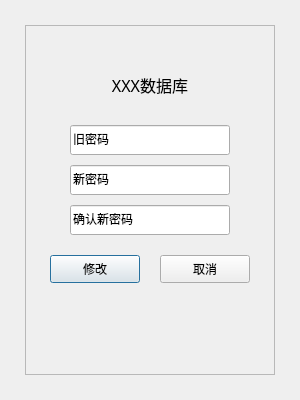
<?xml version="1.0" encoding="UTF-8"?>
<ui version="4.0">
 <class>ChangePasswordDialog</class>
 <widget class="QDialog" name="ChangePasswordDialog">
  <property name="geometry">
   <rect>
    <x>0</x>
    <y>0</y>
    <width>300</width>
    <height>400</height>
   </rect>
  </property>
  <property name="windowTitle">
   <string>ChangePassword</string>
  </property>
  <widget class="QFrame" name="frame">
   <property name="geometry">
    <rect>
     <x>25</x>
     <y>25</y>
     <width>250</width>
     <height>350</height>
    </rect>
   </property>
   <property name="frameShape">
    <enum>QFrame::StyledPanel</enum>
   </property>
   <property name="frameShadow">
    <enum>QFrame::Raised</enum>
   </property>
   <widget class="QPushButton" name="Modify">
    <property name="geometry">
     <rect>
      <x>25</x>
      <y>230</y>
      <width>90</width>
      <height>28</height>
     </rect>
    </property>
    <property name="font">
     <font>
      <family>宋体</family>
     </font>
    </property>
    <property name="text">
     <string>修改</string>
    </property>
   </widget>
   <widget class="QPushButton" name="Cancel">
    <property name="geometry">
     <rect>
      <x>135</x>
      <y>230</y>
      <width>90</width>
      <height>28</height>
     </rect>
    </property>
    <property name="font">
     <font>
      <family>宋体</family>
     </font>
    </property>
    <property name="text">
     <string>取消</string>
    </property>
   </widget>
   <widget class="QLabel" name="Title">
    <property name="geometry">
     <rect>
      <x>65</x>
      <y>45</y>
      <width>120</width>
      <height>30</height>
     </rect>
    </property>
    <property name="font">
     <font>
      <family>等线</family>
      <pointsize>12</pointsize>
     </font>
    </property>
    <property name="layoutDirection">
     <enum>Qt::LeftToRight</enum>
    </property>
    <property name="text">
     <string>XXX数据库</string>
    </property>
    <property name="textFormat">
     <enum>Qt::AutoText</enum>
    </property>
    <property name="alignment">
     <set>Qt::AlignCenter</set>
    </property>
   </widget>
   <widget class="QLineEdit" name="NewPasswordAgain">
    <property name="geometry">
     <rect>
      <x>45</x>
      <y>180</y>
      <width>160</width>
      <height>30</height>
     </rect>
    </property>
    <property name="font">
     <font>
      <family>宋体</family>
     </font>
    </property>
    <property name="text">
     <string>确认新密码</string>
    </property>
   </widget>
   <widget class="QLineEdit" name="NewPassword">
    <property name="geometry">
     <rect>
      <x>45</x>
      <y>140</y>
      <width>160</width>
      <height>30</height>
     </rect>
    </property>
    <property name="font">
     <font>
      <family>宋体</family>
     </font>
    </property>
    <property name="autoFillBackground">
     <bool>false</bool>
    </property>
    <property name="text">
     <string>新密码</string>
    </property>
   </widget>
   <widget class="QLineEdit" name="OldPassword">
    <property name="geometry">
     <rect>
      <x>45</x>
      <y>100</y>
      <width>160</width>
      <height>30</height>
     </rect>
    </property>
    <property name="font">
     <font>
      <family>宋体</family>
     </font>
    </property>
    <property name="autoFillBackground">
     <bool>false</bool>
    </property>
    <property name="text">
     <string>旧密码</string>
    </property>
   </widget>
  </widget>
 </widget>
 <resources/>
 <connections/>
</ui>
